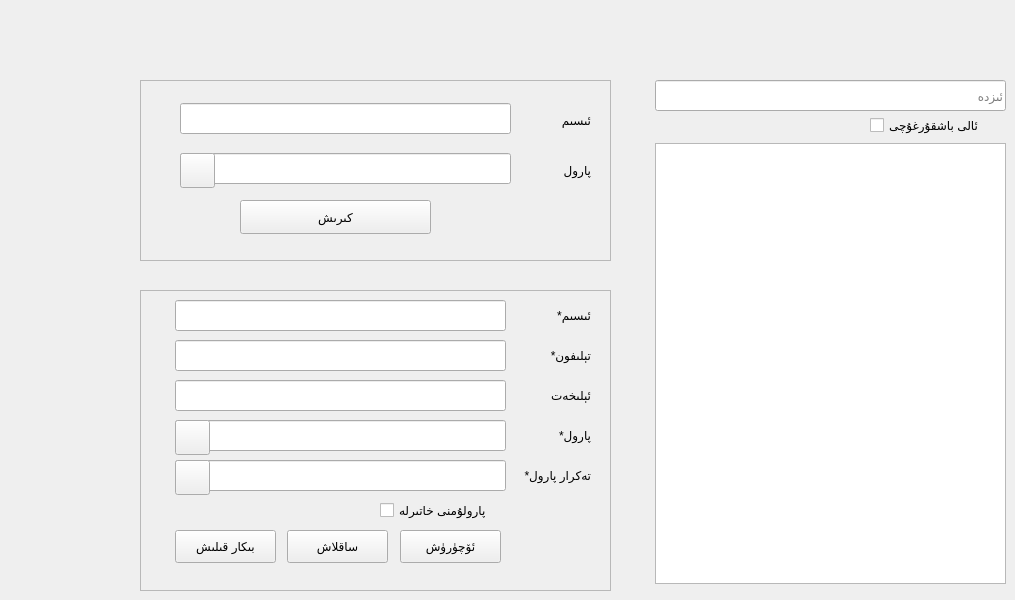
      <widget class="QWidget" name="tab_15">
       <attribute name="title">
        <string>Edit user</string>
       </attribute>
       <widget class="QFrame" name="frame">
        <property name="geometry">
         <rect>
          <x>140</x>
          <y>80</y>
          <width>471</width>
          <height>181</height>
         </rect>
        </property>
        <property name="frameShape">
         <enum>QFrame::StyledPanel</enum>
        </property>
        <property name="frameShadow">
         <enum>QFrame::Raised</enum>
        </property>
        <widget class="QPushButton" name="pushButton_22">
         <property name="geometry">
          <rect>
           <x>100</x>
           <y>120</y>
           <width>191</width>
           <height>34</height>
          </rect>
         </property>
         <property name="text">
          <string>كىرىش</string>
         </property>
        </widget>
        <widget class="QLineEdit" name="lineEdit_40">
         <property name="geometry">
          <rect>
           <x>40</x>
           <y>73</y>
           <width>331</width>
           <height>31</height>
          </rect>
         </property>
         <property name="text">
          <string/>
         </property>
         <property name="echoMode">
          <enum>QLineEdit::Password</enum>
         </property>
         <property name="placeholderText">
          <string/>
         </property>
        </widget>
        <widget class="QLineEdit" name="lineEdit_38">
         <property name="geometry">
          <rect>
           <x>40</x>
           <y>23</y>
           <width>331</width>
           <height>31</height>
          </rect>
         </property>
         <property name="placeholderText">
          <string/>
         </property>
        </widget>
        <widget class="QPushButton" name="pushButton_42">
         <property name="geometry">
          <rect>
           <x>40</x>
           <y>73</y>
           <width>35</width>
           <height>35</height>
          </rect>
         </property>
         <property name="text">
          <string/>
         </property>
         <property name="icon">
          <iconset resource="../Resources.qrc">
           <normaloff>:/login/icons/Password-hide-black.svg</normaloff>:/login/icons/Password-hide-black.svg</iconset>
         </property>
         <property name="iconSize">
          <size>
           <width>20</width>
           <height>20</height>
          </size>
         </property>
        </widget>
        <widget class="QLabel" name="label_37">
         <property name="geometry">
          <rect>
           <x>380</x>
           <y>80</y>
           <width>71</width>
           <height>20</height>
          </rect>
         </property>
         <property name="text">
          <string>پارول</string>
         </property>
        </widget>
        <widget class="QLabel" name="label_36">
         <property name="geometry">
          <rect>
           <x>380</x>
           <y>30</y>
           <width>71</width>
           <height>20</height>
          </rect>
         </property>
         <property name="text">
          <string>ئىسىم</string>
         </property>
        </widget>
       </widget>
       <widget class="QFrame" name="frame_2">
        <property name="geometry">
         <rect>
          <x>140</x>
          <y>290</y>
          <width>471</width>
          <height>301</height>
         </rect>
        </property>
        <property name="frameShape">
         <enum>QFrame::StyledPanel</enum>
        </property>
        <property name="frameShadow">
         <enum>QFrame::Raised</enum>
        </property>
        <widget class="QCheckBox" name="checkBox_5">
         <property name="geometry">
          <rect>
           <x>240</x>
           <y>210</y>
           <width>121</width>
           <height>20</height>
          </rect>
         </property>
         <property name="text">
          <string>پارولۇمنى خاتىرلە</string>
         </property>
        </widget>
        <widget class="QPushButton" name="pushButton_21">
         <property name="geometry">
          <rect>
           <x>147</x>
           <y>240</y>
           <width>101</width>
           <height>33</height>
          </rect>
         </property>
         <property name="text">
          <string>ساقلاش</string>
         </property>
        </widget>
        <widget class="QLineEdit" name="lineEdit_39">
         <property name="geometry">
          <rect>
           <x>35</x>
           <y>10</y>
           <width>331</width>
           <height>31</height>
          </rect>
         </property>
         <property name="text">
          <string/>
         </property>
        </widget>
        <widget class="QPushButton" name="pushButton_41">
         <property name="geometry">
          <rect>
           <x>260</x>
           <y>240</y>
           <width>101</width>
           <height>33</height>
          </rect>
         </property>
         <property name="text">
          <string>ئۆچۈرۈش</string>
         </property>
        </widget>
        <widget class="QLineEdit" name="lineEdit_44">
         <property name="geometry">
          <rect>
           <x>35</x>
           <y>170</y>
           <width>331</width>
           <height>31</height>
          </rect>
         </property>
         <property name="text">
          <string/>
         </property>
         <property name="echoMode">
          <enum>QLineEdit::Password</enum>
         </property>
        </widget>
        <widget class="QLineEdit" name="lineEdit_42">
         <property name="geometry">
          <rect>
           <x>35</x>
           <y>90</y>
           <width>331</width>
           <height>31</height>
          </rect>
         </property>
         <property name="text">
          <string/>
         </property>
        </widget>
        <widget class="QLineEdit" name="lineEdit_43">
         <property name="geometry">
          <rect>
           <x>35</x>
           <y>130</y>
           <width>331</width>
           <height>31</height>
          </rect>
         </property>
         <property name="text">
          <string/>
         </property>
         <property name="echoMode">
          <enum>QLineEdit::Password</enum>
         </property>
        </widget>
        <widget class="QLineEdit" name="lineEdit_41">
         <property name="geometry">
          <rect>
           <x>35</x>
           <y>50</y>
           <width>331</width>
           <height>31</height>
          </rect>
         </property>
         <property name="text">
          <string/>
         </property>
        </widget>
        <widget class="QPushButton" name="pushButton_43">
         <property name="geometry">
          <rect>
           <x>35</x>
           <y>130</y>
           <width>35</width>
           <height>35</height>
          </rect>
         </property>
         <property name="text">
          <string/>
         </property>
         <property name="icon">
          <iconset resource="../Resources.qrc">
           <normaloff>:/login/icons/Password-hide-black.svg</normaloff>:/login/icons/Password-hide-black.svg</iconset>
         </property>
         <property name="iconSize">
          <size>
           <width>20</width>
           <height>25</height>
          </size>
         </property>
        </widget>
        <widget class="QPushButton" name="pushButton_48">
         <property name="geometry">
          <rect>
           <x>35</x>
           <y>170</y>
           <width>35</width>
           <height>35</height>
          </rect>
         </property>
         <property name="text">
          <string/>
         </property>
         <property name="icon">
          <iconset resource="../Resources.qrc">
           <normaloff>:/login/icons/Password-hide-black.svg</normaloff>:/login/icons/Password-hide-black.svg</iconset>
         </property>
         <property name="iconSize">
          <size>
           <width>25</width>
           <height>20</height>
          </size>
         </property>
        </widget>
        <widget class="QLabel" name="label_38">
         <property name="geometry">
          <rect>
           <x>370</x>
           <y>15</y>
           <width>81</width>
           <height>20</height>
          </rect>
         </property>
         <property name="text">
          <string>ئىسىم*</string>
         </property>
        </widget>
        <widget class="QLabel" name="label_39">
         <property name="geometry">
          <rect>
           <x>370</x>
           <y>55</y>
           <width>81</width>
           <height>20</height>
          </rect>
         </property>
         <property name="text">
          <string>تېلىفون*</string>
         </property>
        </widget>
        <widget class="QLabel" name="label_40">
         <property name="geometry">
          <rect>
           <x>370</x>
           <y>95</y>
           <width>81</width>
           <height>20</height>
          </rect>
         </property>
         <property name="text">
          <string>ئېلىخەت</string>
         </property>
        </widget>
        <widget class="QLabel" name="label_41">
         <property name="geometry">
          <rect>
           <x>370</x>
           <y>135</y>
           <width>81</width>
           <height>20</height>
          </rect>
         </property>
         <property name="text">
          <string>پارول*</string>
         </property>
        </widget>
        <widget class="QLabel" name="label_42">
         <property name="geometry">
          <rect>
           <x>370</x>
           <y>175</y>
           <width>81</width>
           <height>20</height>
          </rect>
         </property>
         <property name="text">
          <string>تەكرار پارول*</string>
         </property>
        </widget>
        <widget class="QPushButton" name="pushButton_29">
         <property name="geometry">
          <rect>
           <x>35</x>
           <y>240</y>
           <width>101</width>
           <height>33</height>
          </rect>
         </property>
         <property name="text">
          <string>بىكار قىلىش</string>
         </property>
        </widget>
       </widget>
       <widget class="QListWidget" name="listWidget_2">
        <property name="geometry">
         <rect>
          <x>655</x>
          <y>143</y>
          <width>351</width>
          <height>441</height>
         </rect>
        </property>
        <property name="font">
         <font>
          <pointsize>15</pointsize>
         </font>
        </property>
       </widget>
       <widget class="QLineEdit" name="lineEdit_8">
        <property name="geometry">
         <rect>
          <x>655</x>
          <y>80</y>
          <width>351</width>
          <height>31</height>
         </rect>
        </property>
        <property name="placeholderText">
         <string>ئىزدە</string>
        </property>
       </widget>
       <widget class="QCheckBox" name="checkBox">
        <property name="geometry">
         <rect>
          <x>870</x>
          <y>115</y>
          <width>131</width>
          <height>20</height>
         </rect>
        </property>
        <property name="text">
         <string>ئالى باشقۇرغۇچى</string>
        </property>
       </widget>
      </widget>
